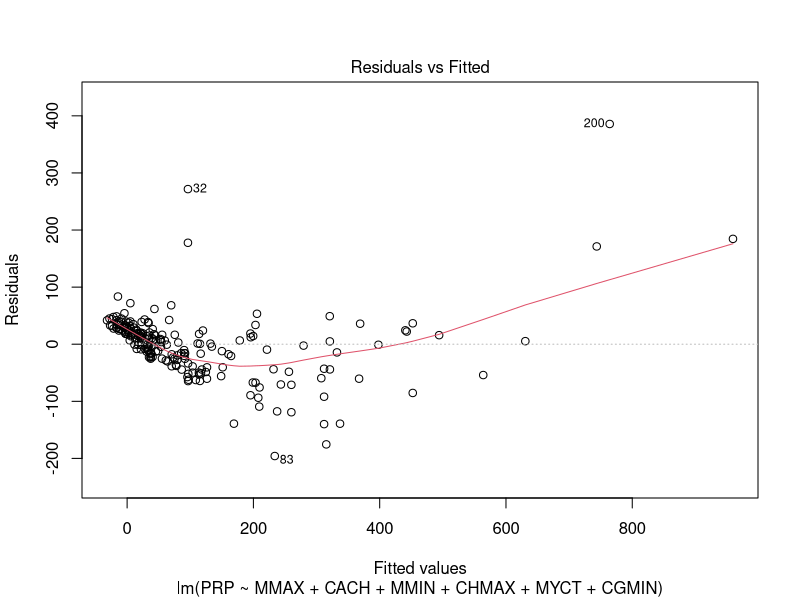
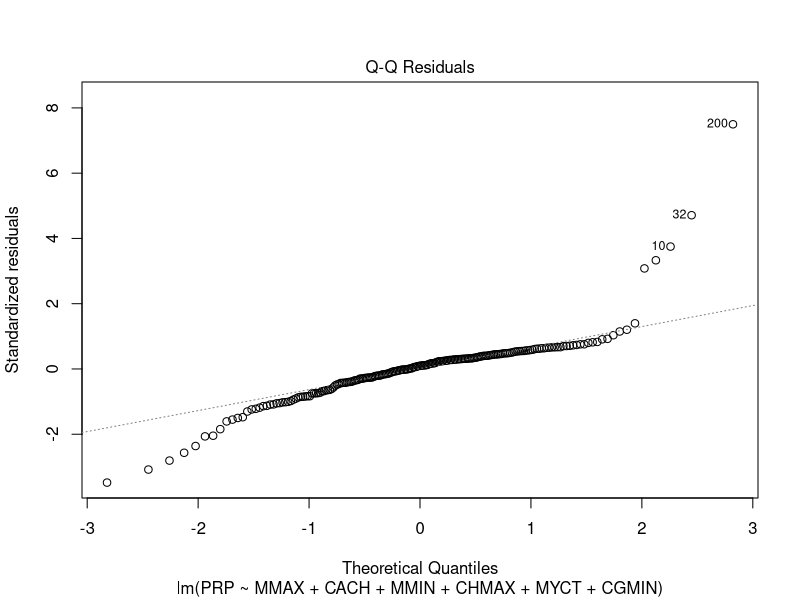
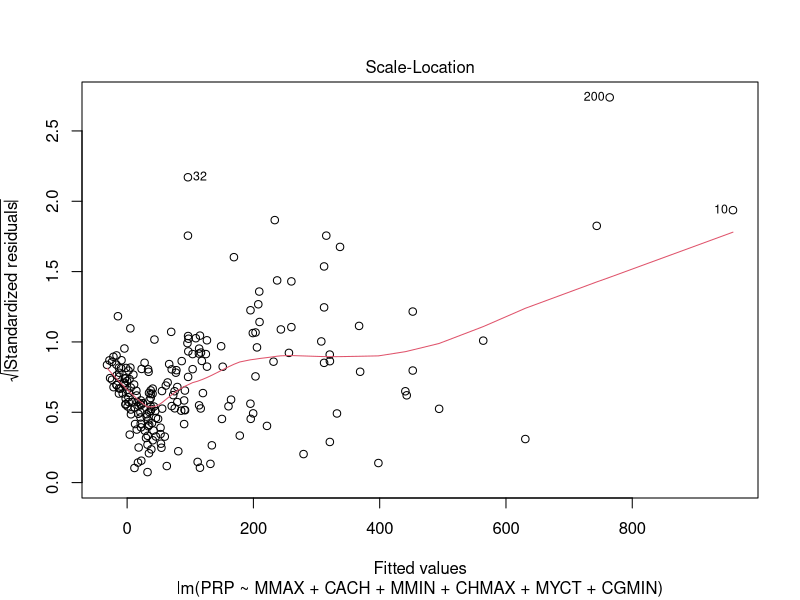
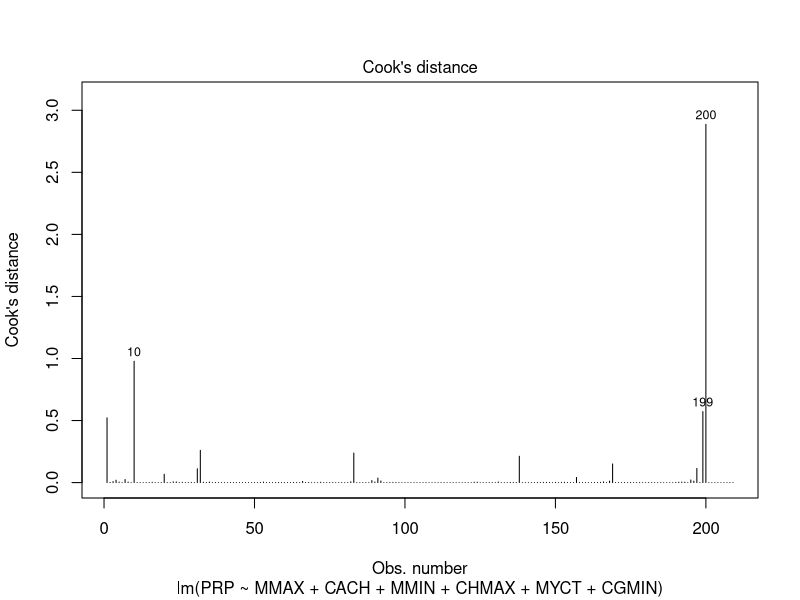
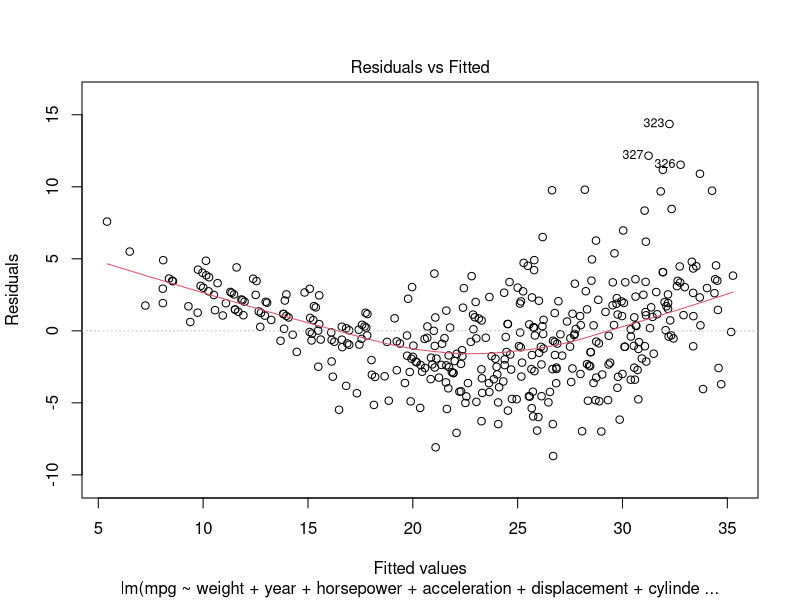
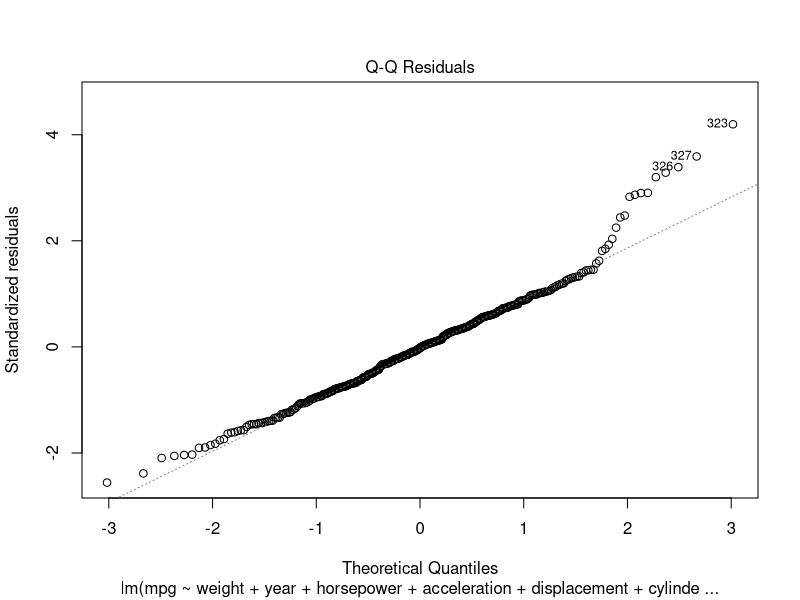
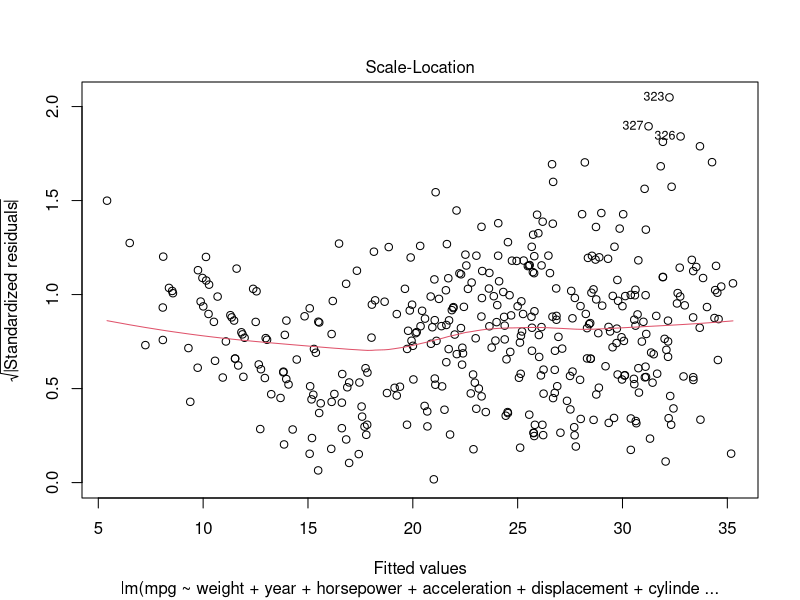
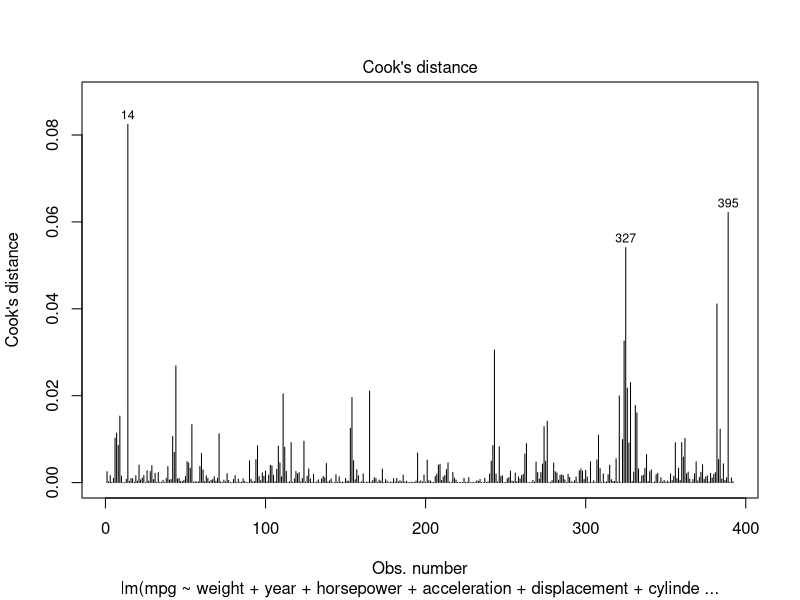

These figures' R source, in order:
# Q1
eduData <- read.table("Education5.txt", header=TRUE, sep="")
mld=lm(formula=Wage~Education+Gender, data=eduData)
summary(mld)

# Call:
#   lm(formula = Wage ~ Education + Gender, data = eduData)
# 
# Residuals:
#   Min       1Q   Median       3Q      Max 
# -243.473  -76.073    0.354   73.126  280.275 
# 
# Coefficients:
#   Estimate Std. Error t value Pr(>|t|)    
#   (Intercept) -569.784     23.100  -24.67   <2e-16 ***
#   Education    397.975      1.543  258.00   <2e-16 ***
#   Gendermale   597.904      9.173   65.18   <2e-16 ***
#   ---
#   Signif. codes:  0 ‘***’ 0.001 ‘**’ 0.01 ‘*’ 0.05 ‘.’ 0.1 ‘ ’ 1
# 
# Residual standard error: 100.1 on 494 degrees of freedom
# Multiple R-squared:  0.9931,	Adjusted R-squared:  0.9931 
# F-statistic: 3.544e+04 on 2 and 494 DF,  p-value: < 2.2e-16

# The multiple R-squared is 0.9931, which means the variables "Education" and "Gender" have a strong
# relation to "Wage"

# Q2
pcData <- read.table("ComputerData.txt", header=TRUE, sep="")
# (1)
# parameters "vendor" and "model" are not suitable to predict performance
pcData$vendor<-NULL
pcData$model<-NULL
# (2)
mld <- lm(PRP~MYCT, data=pcData)
summary(mld)$r.squared
mld <- lm(PRP~MMIN, data=pcData)
summary(mld)$r.squared
mld <- lm(PRP~MMAX, data=pcData)
summary(mld)$r.squared
mld <- lm(PRP~CACH, data=pcData)
summary(mld)$r.squared
mld <- lm(PRP~CGMIN, data=pcData)
summary(mld)$r.squared
mld <- lm(PRP~CHMAX, data=pcData)
summary(mld)$r.squared

mld <- lm(PRP~MMAX+CACH+MMIN+CHMAX+MYCT+CGMIN, data=pcData)
summary(mld)

# Call:
#   lm(formula = PRP ~ MYCT + MMIN + MMAX + CACH + CGMIN + CHMAX, 
#      data = pcData)
# 
# Residuals:
#   Min      1Q  Median      3Q     Max 
# -195.82  -25.17    5.40   26.52  385.75 
# 
# Coefficients:
#                 Estimate Std. Error t value Pr(>|t|)    
#   (Intercept) -5.589e+01  8.045e+00  -6.948 5.00e-11 ***
#   MYCT         4.885e-02  1.752e-02   2.789   0.0058 ** 
#   MMIN         1.529e-02  1.827e-03   8.371 9.42e-15 ***
#   MMAX         5.571e-03  6.418e-04   8.681 1.32e-15 ***
#   CACH         6.414e-01  1.396e-01   4.596 7.59e-06 ***
#   CGMIN       -2.704e-01  8.557e-01  -0.316   0.7524    
#   CHMAX        1.482e+00  2.200e-01   6.737 1.65e-10 ***
#   ---
#   Signif. codes:  0 ‘***’ 0.001 ‘**’ 0.01 ‘*’ 0.05 ‘.’ 0.1 ‘ ’ 1
# 
# Residual standard error: 59.99 on 202 degrees of freedom
# Multiple R-squared:  0.8649,	Adjusted R-squared:  0.8609 
# F-statistic: 215.5 on 6 and 202 DF,  p-value: < 2.2e-16


# (3)
# Parameter "MYCT" and "CGMIN" have very little contribution on the model we build.

# (4)
# The method is, 
# 1. get the adjusted R square for each parameter
# 2. choose the parameter with biggest adjusted R square to build the model
# 3. add one of the not used parameters to the model and check the adjusted R square of
# new model, if none of them is greater than the reference model, then stop. Otherwise, 
# choose current model as reference model.
# 3. re-run step 2 until it stops

# (5)
# Pr(>|t|) demonstrates how strong each parameter has influence on the final model
# Multiple R-squared shows how good the model is to predict the performance

# Q3
plot(mld, which=1:4)
# as shown in the figures, the outliers are No. 10, No. 199, No. 200

# Q4
carData <- read.table("Cars2Data.txt", header=TRUE, sep="")
# parameters "origin" and "name" are not suitble to predict performance
carData$origin<-NULL
carData$name<-NULL

mld <- lm(mpg~cylinders, data=carData)
summary(mld)$r.squared
mld <- lm(mpg~displacement, data=carData)
summary(mld)$r.squared
mld <- lm(mpg~horsepower, data=carData)
summary(mld)$r.squared
mld <- lm(mpg~weight, data=carData)
summary(mld)$r.squared
mld <- lm(mpg~acceleration, data=carData)
summary(mld)$r.squared
mld <- lm(mpg~year, data=carData)
summary(mld)$r.squared

mld <- lm(mpg~weight+year+horsepower+acceleration+displacement+cylinders, data=carData)
plot(mld, which=1:4)